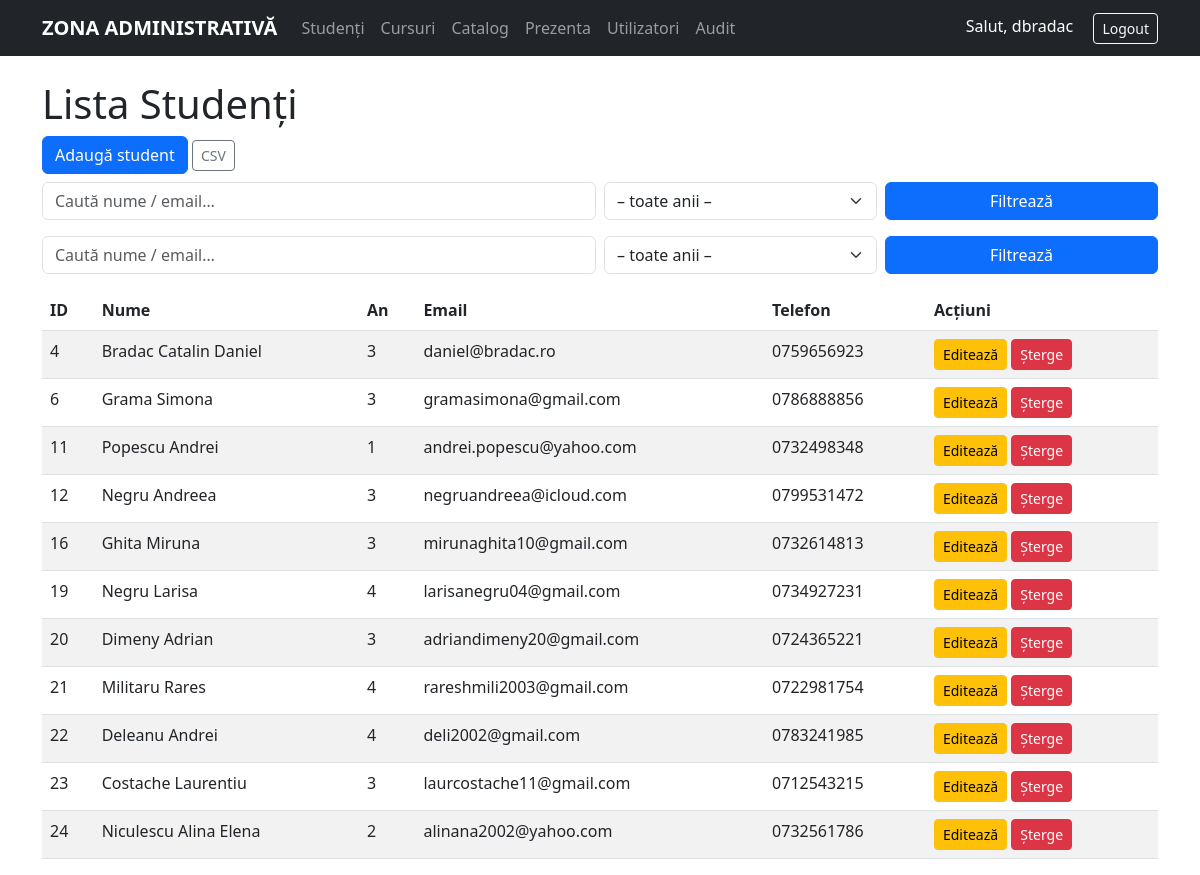
/index.php (signed in), run on the app's committed database.
### tables this page shows
CREATE TABLE `Studenti` (
  `ID_Student` int(11) NOT NULL,
  `Nume` varchar(50) NOT NULL,
  `Prenume` varchar(50) NOT NULL,
  `Email` varchar(100) NOT NULL,
  `Telefon` varchar(20) NOT NULL COMMENT 'număr de telefon',
  `An_Studiu` tinyint(4) NOT NULL CHECK (`An_Studiu` between 1 and 6)
);

### src/Controllers/StudentController.php (called while the page is built, shortened)
<?php
class StudentController extends Controller
{
    private Student $model;
    public function __construct() { $this->model = new Student(); }
    public function index()
    {
        $q  = $_GET['q']  ?? '';
        $an = $_GET['an'] ?? '';
        $students = $this->model->search($q,$an);
        include __DIR__ . '/../../views/students/list.php';
    }
}

### index.php (called while the page is built, shortened)
<?php
$resource = $_GET['resource'] ?? 'students';
$action   = $_GET['action']   ?? 'index';
switch ($resource) {
    case 'students':
        $ctrl = new \App\Controllers\StudentController();
        break;
}
call_user_func([$ctrl, $action]);

### autoload.php (called while the page is built, shortened)
<?php
spl_autoload_register(function($class) {
    $prefix = 'App\\';
    $baseDir = __DIR__ . '/src/';
    $len = strlen($prefix);
    $relative = str_replace('\\', '/', substr($class, $len));
    $file = $baseDir . $relative . '.php';
});

### src/Core/Database.php (called while the page is built, shortened)
<?php
class Database {
    private static $instance;
    private $pdo;
    private function __construct() {
        $dsn = "mysql:host=" . DB_HOST . ";dbname=" . DB_NAME . ";charset=utf8mb4";
        $this->pdo = new PDO($dsn, DB_USER, DB_PASS, [
            PDO::ATTR_ERRMODE => PDO::ERRMODE_EXCEPTION,
            PDO::ATTR_DEFAULT_FETCH_MODE => PDO::FETCH_ASSOC,
        ]);
    }
    public static function getInstance() {
        if (!self::$instance) self::$instance = new self();
        return self::$instance;
    }
    public function getConnection() {
        return $this->pdo;
    }
}

### src/Models/Student.php (called while the page is built, shortened)
<?php
class Student
{
    private PDO $db;
    public function __construct()
    {
        $this->db = Database::getInstance()->getConnection();
    }
    public function search(string $q = '', string $an = ''): array
    {
        $sql  = "SELECT * FROM Studenti WHERE 1";
        $args = [];
        $st = $this->db->prepare($sql);
        $st->execute($args);
        return $st->fetchAll();
    }
}

### views/students/list.php (the view, shortened to what this page needs)
<?php include __DIR__.'/../templates/header.php'; ?>
<h1>Lista Studenți</h1>
<a href="index.php?resource=students&action=create"
   class="btn btn-primary mb-2">Adaugă student</a>
<a href="index.php?resource=export&action=csv&type=students"
   class="btn btn-outline-secondary btn-sm mb-2">CSV</a>
   <form class="row g-2 mb-3" method="get" action="">
  <div class="col-md-6">
    <input name="q" value="<?= htmlspecialchars($_GET['q']??'') ?>"
           class="form-control" placeholder="Caută nume / email…">
  </div>
  <div class="col-md-3">
    <select name="an" class="form-select">
      <option value="">– toate anii –</option>
    </select>
  </div>
  <div class="col-md-3">
    <button class="btn btn-primary w-100">Filtrează</button>
  </div>
</form>
<form class="row g-2 mb-3" method="get" action="">
  <div class="col-md-6">
    <input name="q" value="<?= htmlspecialchars($_GET['q']??'') ?>"
           class="form-control" placeholder="Caută nume / email…">
  </div>
  <div class="col-md-3">
    <select name="an" class="form-select">
      <option value="">– toate anii –</option>
    </select>
  </div>
  <div class="col-md-3">
    <button class="btn btn-primary w-100">Filtrează</button>
  </div>
</form>
<table class="table table-striped">
  <thead>
    <tr>
      <th>ID</th><th>Nume</th><th>An</th><th>Email</th><th>Telefon</th><th>Acțiuni</th>
    </tr>
  </thead>
  <tbody>
  <?php foreach ($students as $st): ?>
    <tr>
      <td><?= $st['ID_Student'] ?></td>
      <td><?= htmlspecialchars($st['Nume'].' '.$st['Prenume']) ?></td>
      <td><?= $st['An_Studiu'] ?></td>
      <td><?= htmlspecialchars($st['Email']) ?></td>
      <td><?= htmlspecialchars($st['Telefon']) ?></td>
      <td>
        <a href="index.php?resource=students&action=edit&id=<?= $st['ID_Student'] ?>"
           class="btn btn-sm btn-warning">Editează</a>
        <a href="index.php?resource=students&action=delete&id=<?= $st['ID_Student'] ?>"
           class="btn btn-sm btn-danger"
           onclick="return confirm('Ștergi studentul?')">Șterge</a>
      </td>
    </tr>
  <?php endforeach; ?>
  </tbody>
</table>
<?php include __DIR__.'/../templates/footer.php'; ?>

### views/templates/header.php (shortened to what this page needs)
<!DOCTYPE html>
<html lang="ro">
<head>
  <link href="https://cdn.jsdelivr.net/npm/bootstrap@5.3.0/dist/css/bootstrap.min.css" rel="stylesheet">
</head>
<body>
<?php $role = $_SESSION['user']['role'] ?? ''; ?>
<nav class="navbar navbar-expand-lg navbar-dark bg-dark">
  <div class="container">
    <a class="navbar-brand fw-bold" href="index.php">ZONA ADMINISTRATIVĂ</a>
    <?php if (!empty($_SESSION['user'])): ?>
      <div class="navbar-nav">
        <?php if ($role !== 'profesor'): ?>
          <a class="nav-link" href="index.php?resource=students">Studenți</a>
          <a class="nav-link" href="index.php?resource=courses">Cursuri</a>
        <?php endif; ?>
        <a class="nav-link" href="index.php?resource=enrollments">Catalog</a>
        <a class="nav-link" href="index.php?resource=attendance">Prezenta</a>
        <?php if ($role === 'admin'): ?>
          <a class="nav-link" href="index.php?resource=users">Utilizatori</a>
          <a class="nav-link" href="index.php?resource=audit">Audit</a>
        <?php endif; ?>
      </div>
      <div class="ms-auto">
        <span class="text-white me-3">
          Salut, <?= htmlspecialchars($_SESSION['user']['username']) ?>
        </span>
        <a class="btn btn-sm btn-outline-light"
           href="index.php?resource=auth&action=logout">Logout</a>
      </div>
    <?php endif; ?>
  </div>
</nav>
<div class="container mt-4">

### views/templates/footer.php (shortened to what this page needs)
</div>
</body>
</html>

### data on the page
studenti: ID_Student "4", Nume+Prenume "Bradac Catalin Daniel", An_Studiu "3", Email "daniel@bradac.ro", Telefon "0759656923"
studenti: ID_Student "6", Nume+Prenume "Grama Simona", An_Studiu "3", Email "gramasimona@gmail.com", Telefon "0786888856"
studenti: ID_Student "11", Nume+Prenume "Popescu Andrei", An_Studiu "1", Email "andrei.popescu@yahoo.com", Telefon "0732498348"
studenti: ID_Student "12", Nume+Prenume "Negru Andreea", An_Studiu "3", Email "negruandreea@icloud.com", Telefon "0799531472"
studenti: ID_Student "16", Nume+Prenume "Ghita Miruna", An_Studiu "3", Email "mirunaghita10@gmail.com", Telefon "0732614813"
studenti: ID_Student "19", Nume+Prenume "Negru Larisa", An_Studiu "4", Email "larisanegru04@gmail.com", Telefon "0734927231"
studenti: ID_Student "20", Nume+Prenume "Dimeny Adrian", An_Studiu "3", Email "adriandimeny20@gmail.com", Telefon "0724365221"
studenti: ID_Student "21", Nume+Prenume "Militaru Rares", An_Studiu "4", Email "rareshmili2003@gmail.com", Telefon "0722981754"
studenti: ID_Student "22", Nume+Prenume "Deleanu Andrei", An_Studiu "4", Email "deli2002@gmail.com", Telefon "0783241985"
studenti: ID_Student "23", Nume+Prenume "Costache Laurentiu", An_Studiu "3", Email "laurcostache11@gmail.com", Telefon "0712543215"
studenti: ID_Student "24", Nume+Prenume "Niculescu Alina Elena", An_Studiu "2", Email "alinana2002@yahoo.com", Telefon "0732561786"

### other printed values
$_SESSION['user']['username'] "dbradac"
